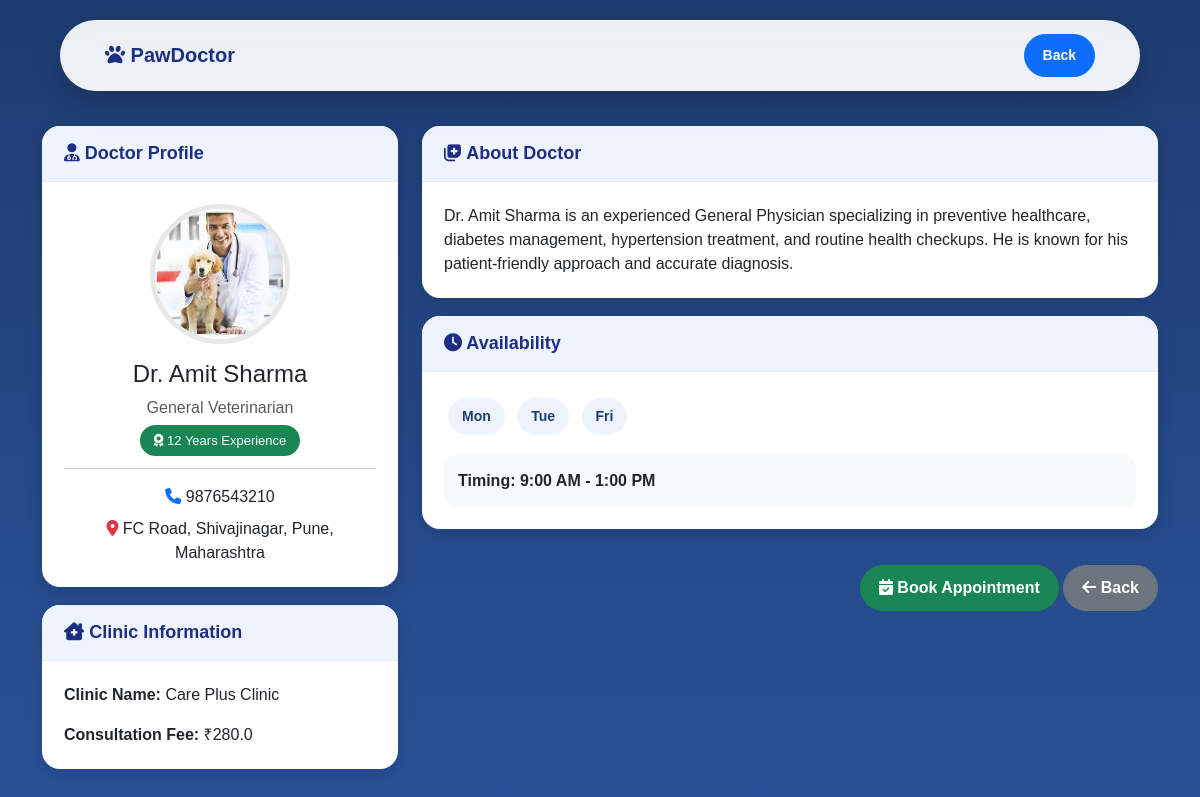
Page /doctordetail/5 on the committed database.
### app.py (models this page shows, shortened)
class Doctor(db.Model):
    id = db.Column(db.Integer, primary_key=True)
    user_id = db.Column(db.Integer, db.ForeignKey('users.id'))
    name = db.Column(db.String(100), nullable=False)
    phone = db.Column(db.String(20))
    specialization = db.Column(db.String(100))
    experience_years = db.Column(db.Integer)
    clinic_name = db.Column(db.String(150))
    consultation_fee = db.Column(db.Float)
    city = db.Column(db.String(100))
    bio = db.Column(db.Text)
    profile_pic = db.Column(db.String(200))
    created_at = db.Column(db.DateTime, default=datetime.utcnow)
    appointments = db.relationship('DoctorAppointment', backref='doctor', lazy=True)
    availability = db.relationship('DoctorAvailability', backref='doctor', lazy=True)

class DoctorAvailability(db.Model):
    id = db.Column(db.Integer, primary_key=True)
    doctor_id = db.Column(db.Integer, db.ForeignKey('doctor.id'))
    day_of_week = db.Column(db.String(20))
    start_time = db.Column(db.String(10))
    end_time = db.Column(db.String(10))
    slot_duration_minutes = db.Column(db.Integer)
    is_active = db.Column(db.Boolean, default=True)

### app.py (the view)
@app.route("/doctordetail/<int:doctor_id>")
def doctordetail(doctor_id):
    doctor = Doctor.query.get_or_404(doctor_id)
    availability = DoctorAvailability.query.filter_by(
        doctor_id=doctor_id
    ).all()
    return render_template(
        "user/doctor_view.html",
        doctor=doctor,
        availability=availability
    )

### templates/user/doctor_view.html (shortened to what this page needs)
<!DOCTYPE html>
<html lang="en">
<head>
<link href="https://cdn.jsdelivr.net/npm/bootstrap@5.3.0/dist/css/bootstrap.min.css" rel="stylesheet">
<link rel="stylesheet" href="https://cdnjs.cloudflare.com/ajax/libs/font-awesome/6.4.0/css/all.min.css">
</head>
<body>
<nav class="navbar navbar-expand-lg">
<div class="container-fluid">
<a class="navbar-brand" href="/doctor_home">
<i class="fas fa-paw"></i> PawDoctor
</a>
<div class="ms-auto">
<a href="/user_doctor" class="btn btn-primary btn-sm btn-custom">
Back
</a>
</div>
</div>
</nav>
<div class="container main-wrapper">
<div class="row g-4">
<div class="col-md-4">
<div class="column-stack">
<div class="profile-card">
<div class="card-head">
<i class="fas fa-user-md"></i> Doctor Profile
</div>
<div class="card-body-custom text-center">
{% if doctor.profile_pic %}
<img src="/static/uploads/{{ doctor.profile_pic }}" class="doctor-img mb-3">
{% else %}
<img src="/static/images/default_doctor.png" class="doctor-img mb-3">
{% endif %}
<h4>{{ doctor.name }}</h4>
<p class="text-muted mb-2">{{ doctor.specialization }}</p>
<span class="badge-exp">
<i class="fas fa-award"></i>
{{ doctor.experience_years }} Years Experience
</span>
<hr>
<p class="mb-2">
<i class="fas fa-phone text-primary"></i>
{{ doctor.phone }}
</p>
<p class="mb-0">
<i class="fas fa-location-dot text-danger"></i>
{{ doctor.city }}
</p>
</div>
</div>
<div class="section-card">
<div class="card-head">
<i class="fas fa-clinic-medical"></i> Clinic Information
</div>
<div class="card-body-custom">
<p><b>Clinic Name:</b> {{ doctor.clinic_name }}</p>
<p class="mb-0"><b>Consultation Fee:</b> ₹{{ doctor.consultation_fee }}</p>
</div>
</div>
</div>
</div>
<div class="col-md-8">
<div class="column-stack">
<div class="section-card">
<div class="card-head">
<i class="fas fa-notes-medical"></i> About Doctor
</div>
<div class="card-body-custom">
<p class="mb-0">{{ doctor.bio }}</p>
</div>
</div>
<div class="section-card">
<div class="card-head">
<i class="fas fa-clock"></i> Availability
</div>
<div class="card-body-custom">
{% if availability %}
<div class="mb-3">
{% for slot in availability %}
<span class="day-badge">{{ slot.day_of_week }}</span>
{% endfor %}
</div>
<div class="time-box">
<b>Timing:</b>
{{ availability[0].start_time[:2]|int % 12 or 12 }}:{{ availability[0].start_time[3:5] }}
{% if availability[0].start_time[:2]|int < 12 %}AM{% else %}PM{% endif %}
-
{{ availability[0].end_time[:2]|int % 12 or 12 }}:{{ availability[0].end_time[3:5] }}
{% if availability[0].end_time[:2]|int < 12 %}AM{% else %}PM{% endif %}
</div>
{% else %}
<p class="text-muted mb-0">Availability not added yet</p>
{% endif %}
</div>
</div>
<div class="action-box">
<a href="/book-appointment/{{ doctor.id }}" class="btn btn-success btn-custom">
<i class="fas fa-calendar-check"></i>
Book Appointment
</a>
<a href="/user_doctor" class="btn btn-secondary btn-custom">
<i class="fas fa-arrow-left"></i>
Back
</a>
</div>
</div>
</div>
</div>
</div>
<div id="paw-container"></div>
</body>
</html>

### templates/user/doctor_view.html (style rules this page uses)
body { margin:0; font-family:Arial, Helvetica, sans-serif; background:linear-gradient(180deg,#1e3c72 0%, #2a5298 100%); min-height:100vh; overflow-x:hidden; }
.navbar { margin-top:20px; padding:0.8rem 2rem; background:rgba(255,255,255,0.92); backdrop-filter:blur(15px); border-radius:50px; border:1px solid rgba(255,255,255,0.4); box-shadow:0 10px 30px rgba(0,0,0,0.2); width:90%; left:50%; transform:translateX(-50%); }
.navbar-brand { font-weight:bold; color:#1c2f83; }
.main-wrapper { margin-top:35px; padding-bottom:30px; }
.column-stack { display:flex; flex-direction:column; gap:18px; }
.profile-card, .section-card { background:white; border-radius:18px; padding:0; box-shadow:0 5px 18px rgba(0,0,0,0.12); overflow:hidden; height:auto; }
.card-head { padding:14px 22px; background:#eef4ff; border-bottom:1px solid #e4eaf7; font-size:18px; font-weight:700; color:#1d2e85; }
.card-body-custom { padding:22px; }
.doctor-img { width:140px; height:140px; object-fit:cover; border-radius:50%; border:5px solid #e8e8e8; }
.badge-exp { background:#198754; padding:8px 14px; font-size:13px; border-radius:30px; color:white; }
.day-badge { display:inline-block; background:#eef4ff; color:#1e3c72; padding:8px 14px; border-radius:30px; font-size:14px; font-weight:600; margin:4px; }
.time-box { background:#f8f9fa; padding:14px; border-radius:12px; font-weight:600; margin-top:14px; }
.action-box { margin-top:18px; text-align:end; }
.btn-custom { border-radius:30px; padding:10px 18px; font-weight:600; }
#paw-container { position:fixed; top:0; left:0; width:100%; height:100%; z-index:-1; overflow:hidden; }

### rows in the picture
Doctor: profile_pic (picture), name "Dr. Amit Sharma", specialization "General Veterinarian", experience_years "12", phone "9876543210", city "FC Road, Shivajinagar, Pune, Maharashtra", clinic_name "Care Plus Clinic", consultation_fee "280.0", bio "Dr. Amit Sharma is an experienced General Physician specializing in preventive healthcare, diabetes management, hypertension treatment, and routine health checkups. He is known for his patient-friendly approach and accurate diagnosis."
DoctorAvailability: day_of_week "Mon", availability[0].start_time[:2]|int%12or12 "9", start_time "00", availability[0].end_time[:2]|int%12or12 "1", end_time "00"
DoctorAvailability: day_of_week "Tue"
DoctorAvailability: day_of_week "Fri"
